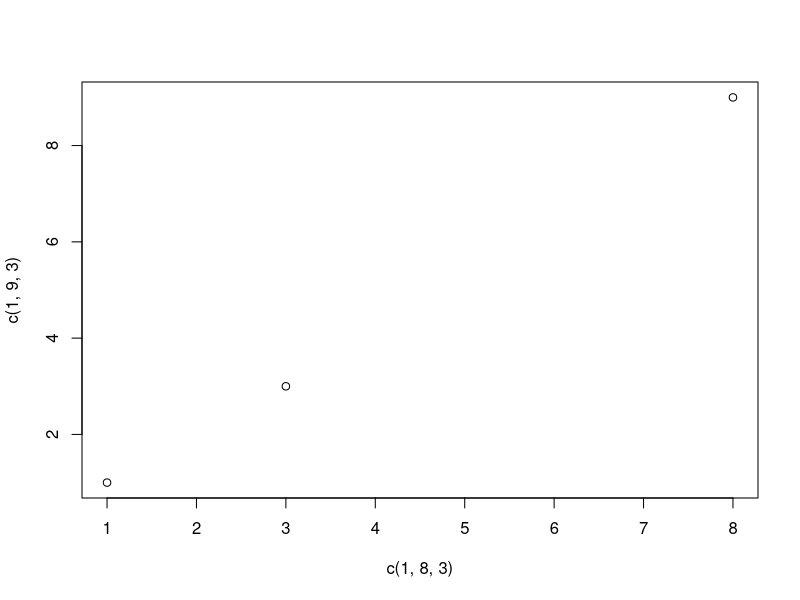

The R source for this figure:
## ---- chunk 1
knitr::opts_chunk$set(echo = TRUE)
## ---- chunk 2
1:5
50:20
6:-3
4:4
1:0
pi:6
## ---- chunk 3
a <- "1" -> b
c <- "2" -> d
e <- "3" -> f
g <- "4" -> h
i <- "5"
## ---- chunk 4
var_na = NA
var_nan = 0/0
var_inf = 9/0
var_inf_neg = -1/0
var_null = NULL
## ---- chunk 5
c(18,NA,NA,19,50)
c(18,NA,NULL,19,50)
## ---- chunk 6
is.na(var_na)
is.nan(var_nan)
is.infinite(var_inf)
is.infinite(var_inf_neg)
is.finite(var_inf)
is.null(var_null)
## ---- chunk 7
?`:`
## ---- chunk 8
?'is.infinite'
## ---- chunk 9
vetor_inteiro <- 11:13
vetor_inteiro
## ---- chunk 10
vetor_numerico <- c(1.1,1.2,1.3)
vetor_numerico
## ---- chunk 11
vetor_texto <- letters[11:13]
vetor_texto
## ---- chunk 12
vetor_imaginario <- c((1+1i), (1+2i),(1+1i))
vetor_imaginario
## ---- chunk 13
vetor_logico <- c(TRUE,FALSE,TRUE)
vetor_logico
## ---- chunk 14
list(vetor_inteiro,vetor_numerico,vetor_texto,vetor_imaginario,vetor_logico)
## ---- chunk 15
seq(0, 1, length.out = 11)

seq(1, 9, by = 2)

seq(1, 6, by = 3)

seq_len(17)
## ---- chunk 16
numerospares <- matrix(seq(from = 2,by = 2,length.out = 16), nrow =4)
numerospares
## ---- chunk 17
vet_a = c(10,20,30,40,50)
vet_b = vet_a * 2
vet_c = sqrt(vet_b)
## ---- chunk 18
m1 = matrix(data = c(vet_a,vet_b,vet_c), 
             ncol = 5, nrow = 6, byrow = TRUE)

m2 = matrix(data = c(vet_a,vet_b,vet_c), 
            ncol = 6, nrow = 5)
## ---- chunk 19
 m1 %*% m2
## ---- chunk 20
data.frame("Inteiros" = vetor_inteiro, 
                        "Numéricos" = vetor_numerico,
                        "Textos" = vetor_texto,
                        "Imaginários" = vetor_imaginario,
                        "Lógicos" = vetor_logico, 
                        row.names = c("L1","L2","L3"))
## ---- chunk 21
rep(0, times = 20)
rep(c(0, 1, 2), times = 10)
rep(c(0, 1, 2), each = 10)
## ---- chunk 22
mtcars
## ---- chunk 23
mtcars[2,5] #row,column
mtcars[2:4,5]
mtcars[2:4,5:7]
mtcars[8:9, c(1,2,4)]
mtcars[2:4, c("mpg", "wt")]
## ---- chunk 24
runif(n=2, min = 1, max = 10)
## ---- chunk 25
dunif(x= 8, min = 1, max = 10)
## ---- chunk 26
plot(c(1,8,3),c(1,9,3))



